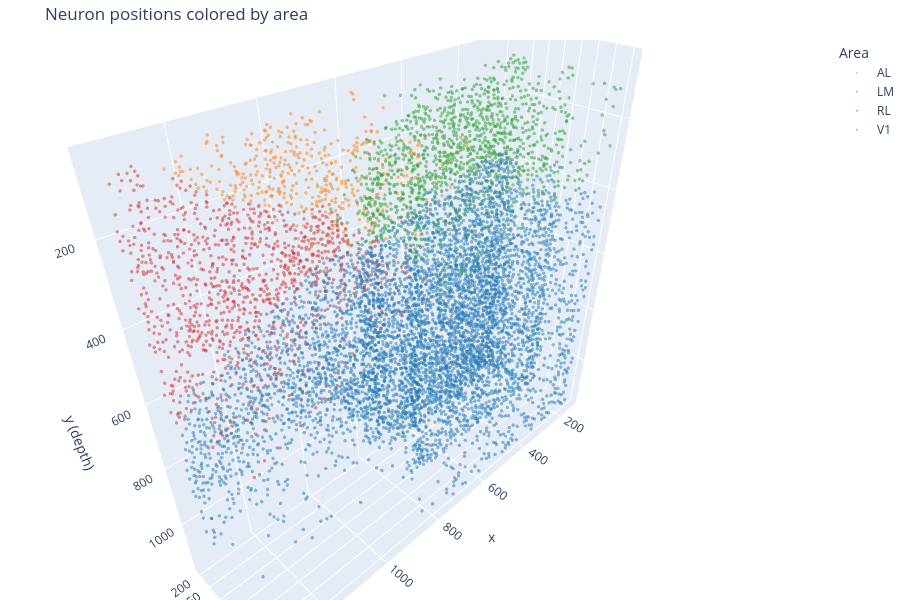

Source (notebook cell):
### Markdown cell above
## Part 2: Deep-dive on session `7_5`

Now we move from cross-session statistics to studying one session in depth.

### 2a. Session structure

#### 2a.i Neuron coordinates in 3D

**What we compute:** 3D scatter of every neuron's pial position, colored by area.

**What we're spotting:** V1 forms a coherent spatial cluster, with higher areas (AL/LM/RL) at distinct positions. Outlier: scattered or sparse coverage → field-of-view problem.

### Code cell
deep_meta = microns_eda.get_session_meta(DATADIR, DEEP_DIVE_SESSION)

# Interactive 3D scatter via plotly: drag to rotate, scroll to zoom.
# (A static matplotlib version is also available via
#  microns_eda.plot_neuron_coords_3d if you need a saved figure.)
fig = microns_eda.plot_neuron_coords_3d_interactive(deep_meta)
fig.show()

### Figure 1 — Plotly figure (JSON) as saved in the notebook; plotly's stock layout.template omitted (floating-point values rounded to 4 significant figures; data arrays with more than 128 entries replaced by an {"elided": "..."} marker saying what was removed)
{"data": [{"marker": {"color": "#ff7f0e", "opacity": 0.5, "size": 2}, "mode": "markers", "name": "AL", "type": "scatter3d", "x": {"elided": "414 float values"}, "y": {"elided": "414 float values"}, "z": {"elided": "414 float values"}}, {"marker": {"color": "#2ca02c", "opacity": 0.5, "size": 2}, "mode": "markers", "name": "LM", "type": "scatter3d", "x": {"elided": "1262 float values"}, "y": {"elided": "1262 float values"}, "z": {"elided": "1262 float values"}}, {"marker": {"color": "#d62728", "opacity": 0.5, "size": 2}, "mode": "markers", "name": "RL", "type": "scatter3d", "x": {"elided": "1033 float values"}, "y": {"elided": "1033 float values"}, "z": {"elided": "1033 float values"}}, {"marker": {"color": "#1f77b4", "opacity": 0.5, "size": 2}, "mode": "markers", "name": "V1", "type": "scatter3d", "x": {"elided": "5485 float values"}, "y": {"elided": "5485 float values"}, "z": {"elided": "5485 float values"}}], "layout": {"height": 600, "legend": {"title": {"text": "Area"}}, "margin": {"b": 0, "l": 0, "r": 0, "t": 40}, "scene": {"xaxis": {"title": {"text": "x"}}, "yaxis": {"title": {"text": "z"}}, "zaxis": {"autorange": "reversed", "title": {"text": "y (depth)"}}}, "title": {"text": "Neuron positions colored by area"}}}
